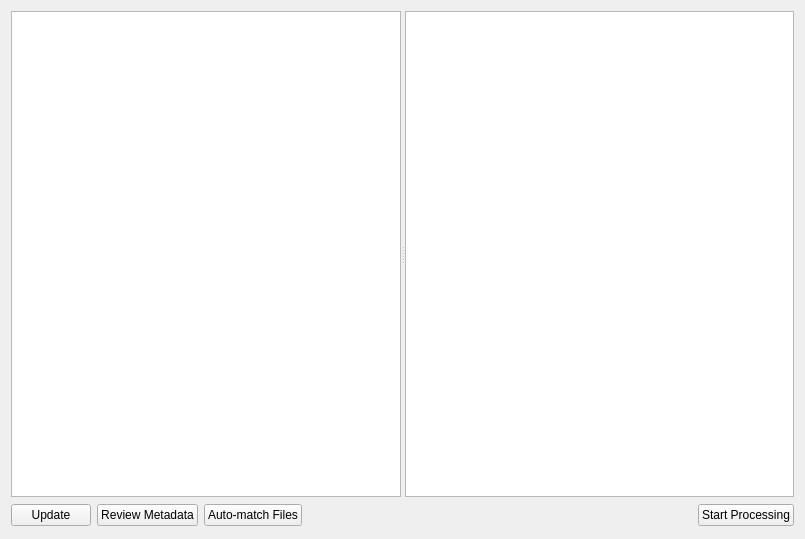
<?xml version="1.0" encoding="UTF-8"?>
<ui version="4.0">
 <class>loadmatchTab</class>
 <widget class="QWidget" name="loadmatchTab">
  <property name="geometry">
   <rect>
    <x>0</x>
    <y>0</y>
    <width>805</width>
    <height>539</height>
   </rect>
  </property>
  <property name="windowTitle">
   <string>Form</string>
  </property>
  <layout class="QVBoxLayout" name="verticalLayout" stretch="1,0">
   <item>
    <widget class="QSplitter" name="splitter">
     <property name="orientation">
      <enum>Qt::Horizontal</enum>
     </property>
     <widget class="QListView" name="loadedfilesListView"/>
     <widget class="QTableView" name="matchedfilesTableView"/>
    </widget>
   </item>
   <item>
    <layout class="QHBoxLayout" name="horizontalLayout">
     <item>
      <widget class="QPushButton" name="pushButton">
       <property name="text">
        <string>Update</string>
       </property>
      </widget>
     </item>
     <item>
      <widget class="QPushButton" name="reviewmetadataButton">
       <property name="text">
        <string>Review Metadata</string>
       </property>
      </widget>
     </item>
     <item>
      <widget class="QPushButton" name="automatchButton">
       <property name="text">
        <string>Auto-match Files</string>
       </property>
      </widget>
     </item>
     <item>
      <spacer name="horizontalSpacer">
       <property name="orientation">
        <enum>Qt::Horizontal</enum>
       </property>
       <property name="sizeHint" stdset="0">
        <size>
         <width>40</width>
         <height>25</height>
        </size>
       </property>
      </spacer>
     </item>
     <item>
      <widget class="QPushButton" name="startprocessingButton">
       <property name="text">
        <string>Start Processing</string>
       </property>
      </widget>
     </item>
    </layout>
   </item>
  </layout>
 </widget>
 <resources/>
 <connections/>
</ui>
